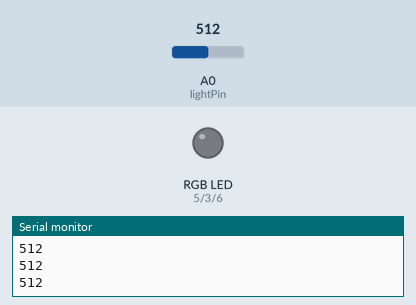
Recording of a sketch running on a simulated Arduino Uno, built with avr-gcc and run on an emulated ATmega328P. Shown: an RGB LED mixed from three pins (HIGH = lit), the last lines printed to the serial monitor. The inputs (shaded band) are chosen by the test bench; at power-on: A0 (lightPin) = 512.

Above: at 1.2 s.
1.3 s: A0 (lightPin) set to 1009
2.8 s: A0 (lightPin) set to 1021
At 2.95 s:
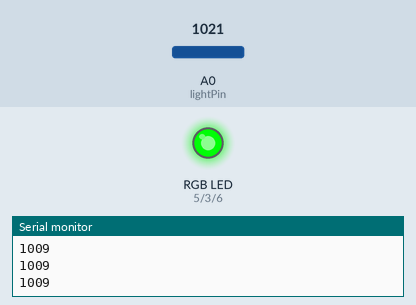
At 8.35 s:
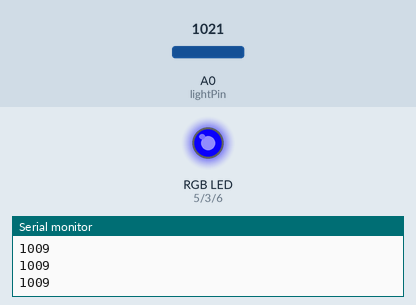
Timing chart, 0 to 20.8 s (numbered marks = the images above; inputs shaded):
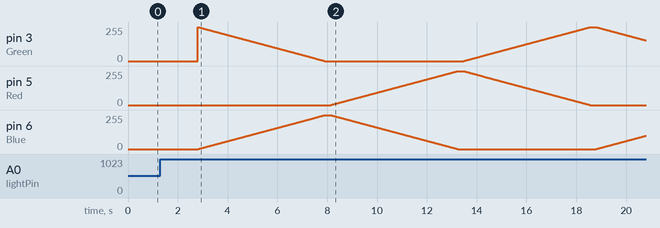

The sketch:

Karina_Night_Light.ino
```cpp
/*  Brian Watral
Night light - 3 colors fades through all the colors
16 Aug 13
*/

//Pins 3/5/6 have the LEDs connected to them
//Pin 0 is used for the photocell - on/off switch
int Green = 3;
int Red = 5;
int Blue = 6;
int lightPin = 0;
int threshold = 1020; //Greater than this no light present
int timer =20; //Timer for fade control

//setup the pins
void setup()
{
  Serial.begin(9600);  //Set Serial communcation
  pinMode(Green, OUTPUT);
  pinMode(Red, OUTPUT);
  pinMode(Blue, OUTPUT);
}

//Loop to run the lights
void loop()
{
 Serial.println(analogRead(lightPin)); //Check light level

 if(analogRead(lightPin) > threshold ) //turn if above threshold
 {
    FadeLights();  //Fade the lights cycle
 }
 else //If light present turn off lights
 {
   analogWrite(Red, 0);
   analogWrite(Green, 0);
   analogWrite(Blue, 0);
 }
}

void FadeLights()
{
  for(int x=0; x<256; x++)  //Loop through Green down Blue up
 {
   analogWrite(Green, (255-x));
   analogWrite(Blue, x);
   delay(timer);
 }
 delay(timer * 10);  //increase delay for effect
 for(int y=0; y<256; y++) //Loop through Blue down Red up
 {
   analogWrite(Blue, (255-y));
   analogWrite(Red, y);
   delay(timer);
 }
 delay(timer * 10); //increase delay for effect
 for(int z=0; z<256; z++)  //Loop through Red down Green up
 {
   analogWrite(Red, (255-z));
   analogWrite(Green, z);
   delay(timer);
 }
 delay(timer * 10);  //increase delay for effect  .
}
```

Measured:
- the behaviour switches between 1020 and 1021 on A0 (lightPin) (found by bisection; images 0 and 1)
- after the input at 2.8 s, pin 5 (Red): rises from 0/255 to 255/255 in 5.1 s, then falls to 0/255 in 5.3 s
